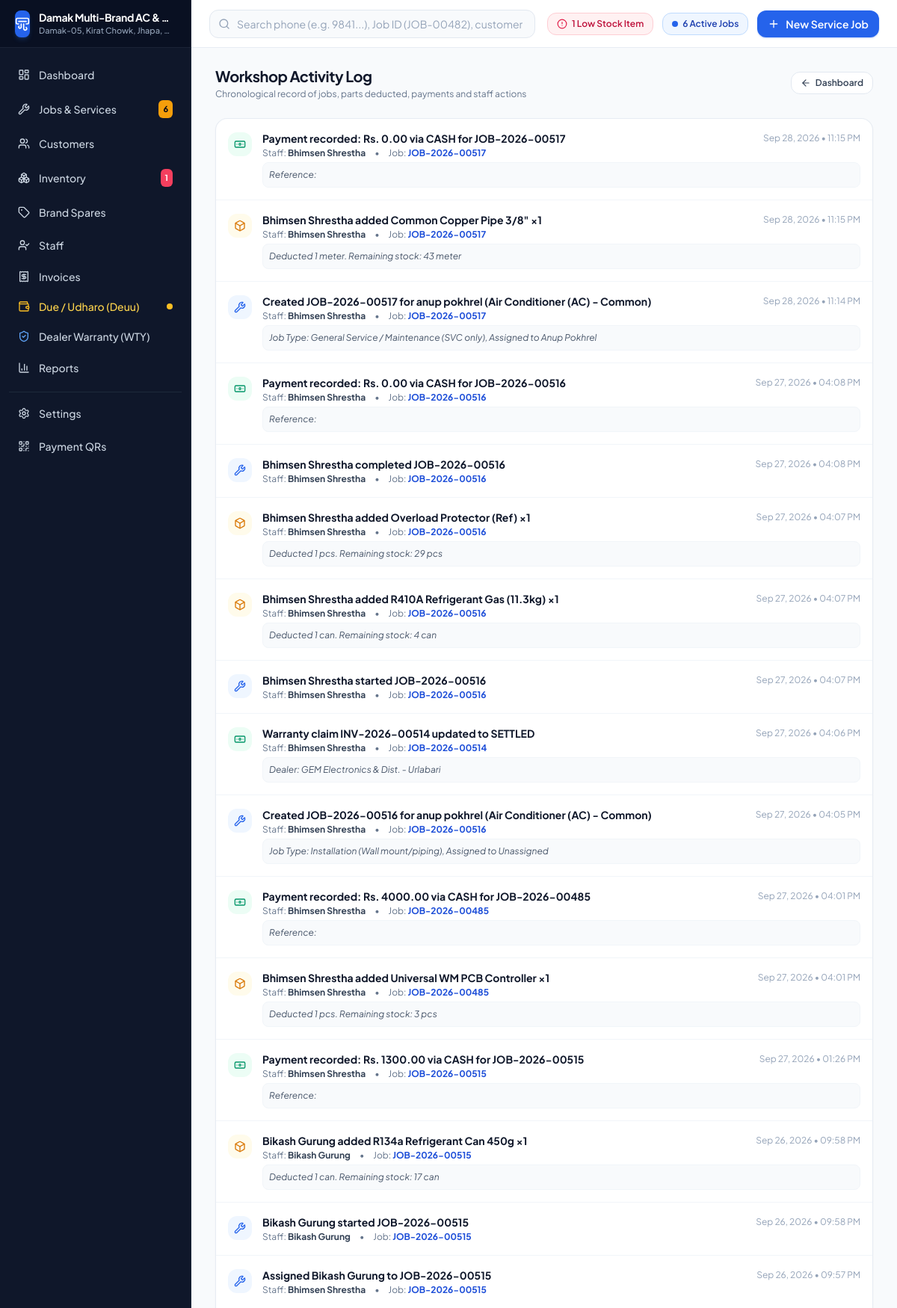
The page /activity-logs/ (signed in, upper part) on the database its author committed.
### core/models.py (models this page shows, shortened)
class Business(models.Model):
    name = models.CharField(max_length=150, default="Damak Multi-Brand AC & Appliance Service Center")
    tagline = models.CharField(max_length=200, default="Expert AC, Refrigerator, Washing Machine & Cooler Service")
    owner_name = models.CharField(max_length=100, default="Workshop Owner")
    phone = models.CharField(max_length=30, default="9842622354")
    alt_phone = models.CharField(max_length=30, blank=True, default="023-580123")
    email = models.EmailField(blank=True, default="service@damakappliances.com")
    address = models.CharField(max_length=255, default="Damak-05, Kirat Chowk, Jhapa, Nepal")
    pan_number = models.CharField(max_length=50, blank=True, default="304859201")
    currency_symbol = models.CharField(max_length=10, default="Rs.")
    created_at = models.DateTimeField(auto_now_add=True)
    updated_at = models.DateTimeField(auto_now=True)
    class Meta:
        verbose_name_plural = "Businesses"

class ActivityLog(models.Model):
    ACTION_TYPES = [
        ('JOB_UPDATE', 'Job Status/Work Update'),
        ('STOCK_UPDATE', 'Inventory/Stock Change'),
        ('PAYMENT', 'Payment Record'),
        ('SYSTEM', 'System/Settings Change'),
        ('STAFF', 'Staff Activity'),
    ]
    business = models.ForeignKey(Business, on_delete=models.CASCADE, related_name='activity_logs')
    user = models.ForeignKey(User, on_delete=models.SET_NULL, null=True, blank=True, related_name='activities')
    action = models.CharField(max_length=255)
    action_type = models.CharField(max_length=30, choices=ACTION_TYPES, default='JOB_UPDATE')
    job_reference = models.CharField(max_length=50, blank=True)
    details = models.TextField(blank=True)
    created_at = models.DateTimeField(auto_now_add=True)
    class Meta:
        ordering = ['-created_at']

### core/views.py (the view)
# urls.py: path('activity-logs/', views.activity_logs_view, name='activity_logs'),
@admin_required
def activity_logs_view(request):
    workshop = Business.objects.first()
    logs = ActivityLog.objects.filter(business=workshop).select_related('user')[:100]
    return render(request, 'core/activity_logs.html', {'logs': logs})

### core/context_processors.py (called while the page is built)
def workshop_context(request):
    workshop = Business.objects.first()
    context = {
        'workshop': workshop,
        'low_stock_count': 0,
        'active_jobs_count': 0,
        'staff_profile': None,
    }
    if workshop:
        context['low_stock_count'] = InventoryItem.objects.filter(
            business=workshop,
            quantity__lte=models_f_expression()
        ).count() if hasattr(InventoryItem, 'objects') else 0
    if request.user.is_authenticated:
        if hasattr(request.user, 'staff_profile'):
            context['staff_profile'] = request.user.staff_profile
        if workshop:
            context['active_jobs_count'] = ServiceJob.objects.filter(
                business=workshop,
                status='IN_PROGRESS'
            ).count()
    return context

def models_f_expression():
    from django.db.models import F
    return F('minimum_stock')

### templates/core/activity_logs.html (shortened to what this page needs)
{% extends 'base.html' %}
{% block content %}
<div class="max-w-5xl mx-auto space-y-6">
    <div class="flex items-center justify-between">
        <div>
            <h1 class="text-xl font-bold text-slate-900 tracking-tight">Workshop Activity Log</h1>
            <p class="text-xs text-slate-500 mt-0.5">Chronological record of jobs, parts deducted, payments and staff actions</p>
        </div>
        <a href="{% url 'core:dashboard' %}" class="inline-flex items-center gap-1.5 px-3 py-1.5 rounded-xl text-xs font-semibold bg-white border border-slate-200 text-slate-700 hover:bg-slate-50">
            <i data-lucide="arrow-left" class="w-3.5 h-3.5"></i>
            <span>Dashboard</span>
        </a>
    </div>
    <div class="bg-white rounded-2xl border border-slate-200/80 shadow-sm overflow-hidden">
        <div class="divide-y divide-slate-100">
            {% for log in logs %}
            <div class="p-4 flex items-start gap-3.5 hover:bg-slate-50/70 transition-colors">
                <div class="p-2 rounded-xl mt-0.5 shrink-0
                    {% if log.action_type == 'JOB_UPDATE' %}bg-blue-50 text-blue-600
                    {% elif log.action_type == 'STOCK_UPDATE' %}bg-amber-50 text-amber-600
                    {% elif log.action_type == 'PAYMENT' %}bg-emerald-50 text-emerald-600
                    {% elif log.action_type == 'STAFF' %}bg-purple-50 text-purple-600
                    {% else %}bg-slate-100 text-slate-600{% endif %}">
                    {% if log.action_type == 'JOB_UPDATE' %}<i data-lucide="wrench" class="w-4 h-4"></i>
                    {% elif log.action_type == 'STOCK_UPDATE' %}<i data-lucide="box" class="w-4 h-4"></i>
                    {% elif log.action_type == 'PAYMENT' %}<i data-lucide="banknote" class="w-4 h-4"></i>
                    {% elif log.action_type == 'STAFF' %}<i data-lucide="user" class="w-4 h-4"></i>
                    {% else %}<i data-lucide="activity" class="w-4 h-4"></i>{% endif %}
                </div>
                <div class="min-w-0 flex-1">
                    <div class="flex items-center justify-between gap-2">
                        <span class="text-sm font-bold text-slate-900">{{ log.action }}</span>
                        <span class="text-xs text-slate-400 shrink-0">{{ log.created_at|date:"M d, Y • h:i A" }}</span>
                    </div>
                    <div class="text-xs text-slate-500 mt-0.5 flex items-center gap-3">
                        <span>Staff: <strong class="text-slate-700">{{ log.user.get_full_name|default:"System" }}</strong></span>
                        {% if log.job_reference %}
                        <span>•</span>
                        <span>Job: <strong class="text-blue-700">{{ log.job_reference }}</strong></span>
                        {% endif %}
                    </div>
                    {% if log.details %}
                    <p class="text-xs text-slate-600 mt-1 italic bg-slate-50 p-2 rounded-lg border border-slate-100">{{ log.details }}</p>
                    {% endif %}
                </div>
            </div>
            {% empty %}
            <div class="p-12 text-center text-slate-400 text-sm">No activity recorded yet.</div>
            {% endfor %}
        </div>
    </div>
</div>
{% endblock %}

### templates/sidebar.html (shortened to what this page needs)
{% load static %}
<aside class="w-64 bg-slate-900 border-r border-slate-800 text-slate-300 flex flex-col shrink-0 select-none z-30">
    <div class="h-16 px-5 flex items-center gap-3 border-b border-slate-800/80 bg-slate-950/40">
        <div class="w-9 h-9 rounded-lg bg-blue-600 flex items-center justify-center text-white shadow-md shadow-blue-500/20">
            <i data-lucide="air-vent" class="w-5 h-5"></i>
        </div>
        <div class="min-w-0">
            <h1 class="text-sm font-bold text-white tracking-tight truncate">{{ workshop.name|default:"AC Service Workshop" }}</h1>
            <p class="text-[11px] text-slate-400 font-medium truncate">{{ workshop.address|default:"Workshop Location" }}</p>
        </div>
    </div>
    <nav class="flex-1 px-3 py-4 space-y-1 overflow-y-auto sidebar-scroll">
        <a href="{% url 'core:dashboard' %}" class="flex items-center gap-3 px-3 py-2.5 rounded-xl text-sm font-medium transition-colors {% if request.resolver_match.url_name == 'dashboard' %}bg-blue-600 text-white shadow-sm shadow-blue-600/30{% else %}text-slate-300 hover:text-white hover:bg-slate-800/60{% endif %}">
            <i data-lucide="layout-dashboard" class="w-4 h-4"></i>
            <span>Dashboard</span>
        </a>
        <a href="{% url 'services:job_list' %}" class="flex items-center justify-between px-3 py-2.5 rounded-xl text-sm font-medium transition-colors {% if 'services' in request.resolver_match.app_names %}bg-blue-600 text-white shadow-sm shadow-blue-600/30{% else %}text-slate-300 hover:text-white hover:bg-slate-800/60{% endif %}">
            <div class="flex items-center gap-3">
                <i data-lucide="wrench" class="w-4 h-4"></i>
                <span>Jobs & Services</span>
            </div>
            {% if active_jobs_count > 0 %}
            <span class="px-1.5 py-0.5 text-[11px] font-bold rounded-md bg-amber-500 text-slate-950">{{ active_jobs_count }}</span>
            {% endif %}
        </a>
        <a href="{% url 'customers:customer_list' %}" class="flex items-center gap-3 px-3 py-2.5 rounded-xl text-sm font-medium transition-colors {% if 'customers' in request.resolver_match.app_names %}bg-blue-600 text-white shadow-sm shadow-blue-600/30{% else %}text-slate-300 hover:text-white hover:bg-slate-800/60{% endif %}">
            <i data-lucide="users" class="w-4 h-4"></i>
            <span>Customers</span>
        </a>
        <a href="{% url 'inventory:inventory_list' %}" class="flex items-center justify-between px-3 py-2.5 rounded-xl text-sm font-medium transition-colors {% if 'inventory' in request.resolver_match.app_names and 'brands' not in request.path %}bg-blue-600 text-white shadow-sm shadow-blue-600/30{% else %}text-slate-300 hover:text-white hover:bg-slate-800/60{% endif %}">
            <div class="flex items-center gap-3">
                <i data-lucide="boxes" class="w-4 h-4"></i>
                <span>Inventory</span>
            </div>
            {% if low_stock_count > 0 %}
            <span class="px-1.5 py-0.5 text-[11px] font-bold rounded-md bg-rose-500 text-white animate-pulse" title="{{ low_stock_count }} Low Stock Items">{{ low_stock_count }}</span>
            {% endif %}
        </a>
        <a href="{% url 'inventory:brand_list' %}" class="flex items-center gap-3 px-3 py-2.5 rounded-xl text-sm font-medium transition-colors {% if 'brands' in request.path %}bg-blue-600 text-white shadow-sm shadow-blue-600/30{% else %}text-slate-300 hover:text-white hover:bg-slate-800/60{% endif %}">
            <i data-lucide="tag" class="w-4 h-4"></i>
            <span>Brand Spares</span>
        </a>
        <a href="{% url 'accounts:staff_list' %}" class="flex items-center gap-3 px-3 py-2.5 rounded-xl text-sm font-medium transition-colors {% if 'staff' in request.path %}bg-blue-600 text-white shadow-sm shadow-blue-600/30{% else %}text-slate-300 hover:text-white hover:bg-slate-800/60{% endif %}">
            <i data-lucide="user-check" class="w-4 h-4"></i>
            <span>Staff</span>
        </a>
        <a href="{% url 'billing:invoice_list' %}" class="flex items-center gap-3 px-3 py-2 rounded-xl text-sm font-medium transition-colors {% if request.path == '/billing/' %}bg-blue-600 text-white shadow-sm shadow-blue-600/30{% else %}text-slate-300 hover:text-white hover:bg-slate-800/60{% endif %}">
            <i data-lucide="receipt" class="w-4 h-4"></i>
            <span>Invoices</span>
        </a>
        <a href="{% url 'billing:credit_ledger' %}" class="flex items-center justify-between px-3 py-2 rounded-xl text-sm font-medium transition-colors {% if 'due' in request.path %}bg-amber-600 text-white shadow-sm shadow-amber-600/30{% else %}text-amber-300 hover:text-white hover:bg-slate-800/60{% endif %}">
            <div class="flex items-center gap-3">
                <i data-lucide="wallet" class="w-4 h-4 text-amber-400"></i>
                <span>Due / Udharo (Deuu)</span>
            </div>
            <span class="w-2 h-2 rounded-full bg-amber-400"></span>
        </a>
        <a href="{% url 'billing:warranty_claims' %}" class="flex items-center gap-3 px-3 py-2 rounded-xl text-sm font-medium transition-colors {% if 'warranty-claims' in request.path or 'dealers' in request.path %}bg-blue-600 text-white shadow-sm shadow-blue-600/30{% else %}text-slate-300 hover:text-white hover:bg-slate-800/60{% endif %}">
            <i data-lucide="shield-check" class="w-4 h-4 text-blue-400"></i>
            <span>Dealer Warranty (WTY)</span>
        </a>
        <a href="{% url 'reports:reports_index' %}" class="flex items-center gap-3 px-3 py-2.5 rounded-xl text-sm font-medium transition-colors {% if 'reports' in request.resolver_match.app_names %}bg-blue-600 text-white shadow-sm shadow-blue-600/30{% else %}text-slate-300 hover:text-white hover:bg-slate-800/60{% endif %}">
            <i data-lucide="bar-chart-3" class="w-4 h-4"></i>
            <span>Reports</span>
        </a>
        <div class="pt-2 pb-1">
            <div class="h-px bg-slate-800"></div>
        </div>
        <a href="{% url 'core:settings' %}" class="flex items-center gap-3 px-3 py-2.5 rounded-xl text-sm font-medium transition-colors {% if 'settings' in request.path and 'payment-qr' not in request.path %}bg-blue-600 text-white shadow-sm shadow-blue-600/30{% else %}text-slate-300 hover:text-white hover:bg-slate-800/60{% endif %}">
            <i data-lucide="settings" class="w-4 h-4"></i>
            <span>Settings</span>
        </a>
        <a href="{% url 'core:payment_qr_settings' %}" class="flex items-center gap-3 px-3 py-2.5 rounded-xl text-sm font-medium transition-colors {% if 'payment-qr' in request.path %}bg-blue-600 text-white shadow-sm shadow-blue-600/30{% else %}text-slate-300 hover:text-white hover:bg-slate-800/60{% endif %}">
            <i data-lucide="qr-code" class="w-4 h-4"></i>
            <span>Payment QRs</span>
        </a>
    </nav>
</aside>

### templates/base.html (style rules this page uses)
body { font-family: 'Plus Jakarta Sans', -apple-system, BlinkMacSystemFont, "Segoe UI", Roboto, sans-serif; color: #1e293b; }

### rows shown on the page
Business: name "Damak Multi-Brand AC &…", address "Damak-05, Kirat Chowk, Jhapa,…"
ActivityLog: action_type "PAYMENT" (drawn), action "Payment recorded: Rs. 0.00 via CASH for JOB-2026-00517", created_at "Sep 28, 2026 • 11:15 PM", user.get_full_name "Bhimsen Shrestha", job_reference "JOB-2026-00517", details "Reference:"
ActivityLog: action_type "STOCK_UPDATE" (drawn), action "Bhimsen Shrestha added Common Copper Pipe 3/8\" ×1", created_at "Sep 28, 2026 • 11:15 PM", user.get_full_name "Bhimsen Shrestha", job_reference "JOB-2026-00517", details "Deducted 1 meter. Remaining stock: 43 meter"
ActivityLog: action_type "JOB_UPDATE" (drawn), action "Created JOB-2026-00517 for anup pokhrel (Air Conditioner (AC) - Common)", created_at "Sep 28, 2026 • 11:14 PM", user.get_full_name "Bhimsen Shrestha", job_reference "JOB-2026-00517", details "Job Type: General Service / Maintenance (SVC only), Assigned to Anup Pokhrel"
ActivityLog: action_type "PAYMENT" (drawn), action "Payment recorded: Rs. 0.00 via CASH for JOB-2026-00516", created_at "Sep 27, 2026 • 04:08 PM", user.get_full_name "Bhimsen Shrestha", job_reference "JOB-2026-00516", details "Reference:"
ActivityLog: action_type "JOB_UPDATE" (drawn), action "Bhimsen Shrestha completed JOB-2026-00516", created_at "Sep 27, 2026 • 04:08 PM", user.get_full_name "Bhimsen Shrestha", job_reference "JOB-2026-00516"
ActivityLog: action_type "STOCK_UPDATE" (drawn), action "Bhimsen Shrestha added Overload Protector (Ref) ×1", created_at "Sep 27, 2026 • 04:07 PM", user.get_full_name "Bhimsen Shrestha", job_reference "JOB-2026-00516", details "Deducted 1 pcs. Remaining stock: 29 pcs"
ActivityLog: action_type "STOCK_UPDATE" (drawn), action "Bhimsen Shrestha added R410A Refrigerant Gas (11.3kg) ×1", created_at "Sep 27, 2026 • 04:07 PM", user.get_full_name "Bhimsen Shrestha", job_reference "JOB-2026-00516", details "Deducted 1 can. Remaining stock: 4 can"
ActivityLog: action_type "JOB_UPDATE" (drawn), action "Bhimsen Shrestha started JOB-2026-00516", created_at "Sep 27, 2026 • 04:07 PM", user.get_full_name "Bhimsen Shrestha", job_reference "JOB-2026-00516"
ActivityLog: action_type "PAYMENT" (drawn), action "Warranty claim INV-2026-00514 updated to SETTLED", created_at "Sep 27, 2026 • 04:06 PM", user.get_full_name "Bhimsen Shrestha", job_reference "JOB-2026-00514", details "Dealer: GEM Electronics & Dist. - Urlabari"
ActivityLog: action_type "JOB_UPDATE" (drawn), action "Created JOB-2026-00516 for anup pokhrel (Air Conditioner (AC) - Common)", created_at "Sep 27, 2026 • 04:05 PM", user.get_full_name "Bhimsen Shrestha", job_reference "JOB-2026-00516", details "Job Type: Installation (Wall mount/piping), Assigned to Unassigned"
ActivityLog: action_type "PAYMENT" (drawn), action "Payment recorded: Rs. 4000.00 via CASH for JOB-2026-00485", created_at "Sep 27, 2026 • 04:01 PM", user.get_full_name "Bhimsen Shrestha", job_reference "JOB-2026-00485", details "Reference:"
ActivityLog: action_type "STOCK_UPDATE" (drawn), action "Bhimsen Shrestha added Universal WM PCB Controller ×1", created_at "Sep 27, 2026 • 04:01 PM", user.get_full_name "Bhimsen Shrestha", job_reference "JOB-2026-00485", details "Deducted 1 pcs. Remaining stock: 3 pcs"
ActivityLog: action_type "PAYMENT" (drawn), action "Payment recorded: Rs. 1300.00 via CASH for JOB-2026-00515", created_at "Sep 27, 2026 • 01:26 PM", user.get_full_name "Bhimsen Shrestha", job_reference "JOB-2026-00515", details "Reference:"
ActivityLog: action_type "STOCK_UPDATE" (drawn), action "Bikash Gurung added R134a Refrigerant Can 450g ×1", created_at "Sep 26, 2026 • 09:58 PM", user.get_full_name "Bikash Gurung", job_reference "JOB-2026-00515", details "Deducted 1 can. Remaining stock: 17 can"
ActivityLog: action_type "JOB_UPDATE" (drawn), action "Bikash Gurung started JOB-2026-00515", created_at "Sep 26, 2026 • 09:58 PM", user.get_full_name "Bikash Gurung", job_reference "JOB-2026-00515"
ActivityLog: action_type "JOB_UPDATE" (drawn), action "Assigned Bikash Gurung to JOB-2026-00515", created_at "Sep 26, 2026 • 09:57 PM", user.get_full_name "Bhimsen Shrestha", job_reference "JOB-2026-00515"

### other values the page prints
{{ active_jobs_count }} "6"
{{ low_stock_count }} "1"
{{ active_jobs_count|default:"0" }} "6"
